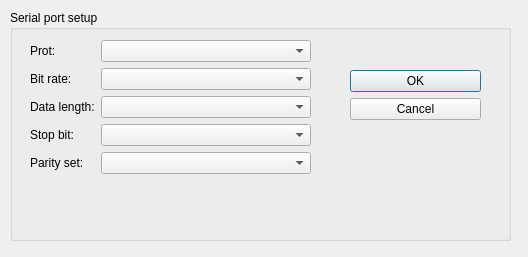
<?xml version="1.0" encoding="UTF-8"?>
<ui version="4.0">
 <class>Dialog_SerialConnect</class>
 <widget class="QDialog" name="Dialog_SerialConnect">
  <property name="geometry">
   <rect>
    <x>0</x>
    <y>0</y>
    <width>528</width>
    <height>257</height>
   </rect>
  </property>
  <property name="windowTitle">
   <string>SerialConnect</string>
  </property>
  <widget class="QGroupBox" name="groupBox">
   <property name="geometry">
    <rect>
     <x>10</x>
     <y>10</y>
     <width>501</width>
     <height>231</height>
    </rect>
   </property>
   <property name="title">
    <string>Serial port setup</string>
   </property>
   <widget class="QWidget" name="formLayoutWidget">
    <property name="geometry">
     <rect>
      <x>20</x>
      <y>30</y>
      <width>281</width>
      <height>161</height>
     </rect>
    </property>
    <layout class="QFormLayout" name="formLayout">
     <item row="0" column="1">
      <widget class="QComboBox" name="comboBox_port"/>
     </item>
     <item row="0" column="0">
      <widget class="QLabel" name="label">
       <property name="text">
        <string>Prot:</string>
       </property>
      </widget>
     </item>
     <item row="1" column="0">
      <widget class="QLabel" name="label_2">
       <property name="text">
        <string>Bit rate:</string>
       </property>
      </widget>
     </item>
     <item row="1" column="1">
      <widget class="QComboBox" name="comboBox_bitRate"/>
     </item>
     <item row="2" column="0">
      <widget class="QLabel" name="label_3">
       <property name="text">
        <string>Data length:</string>
       </property>
      </widget>
     </item>
     <item row="2" column="1">
      <widget class="QComboBox" name="comboBox_dataLength"/>
     </item>
     <item row="3" column="0">
      <widget class="QLabel" name="label_4">
       <property name="text">
        <string>Stop bit:</string>
       </property>
      </widget>
     </item>
     <item row="3" column="1">
      <widget class="QComboBox" name="comboBox_stopBit"/>
     </item>
     <item row="4" column="0">
      <widget class="QLabel" name="label_5">
       <property name="text">
        <string>Parity set:</string>
       </property>
      </widget>
     </item>
     <item row="4" column="1">
      <widget class="QComboBox" name="comboBox_paritySet"/>
     </item>
    </layout>
   </widget>
   <widget class="QDialogButtonBox" name="buttonBox">
    <property name="geometry">
     <rect>
      <x>340</x>
      <y>60</y>
      <width>131</width>
      <height>91</height>
     </rect>
    </property>
    <property name="orientation">
     <enum>Qt::Vertical</enum>
    </property>
    <property name="standardButtons">
     <set>QDialogButtonBox::Cancel|QDialogButtonBox::Ok</set>
    </property>
   </widget>
  </widget>
 </widget>
 <resources/>
 <connections/>
</ui>
